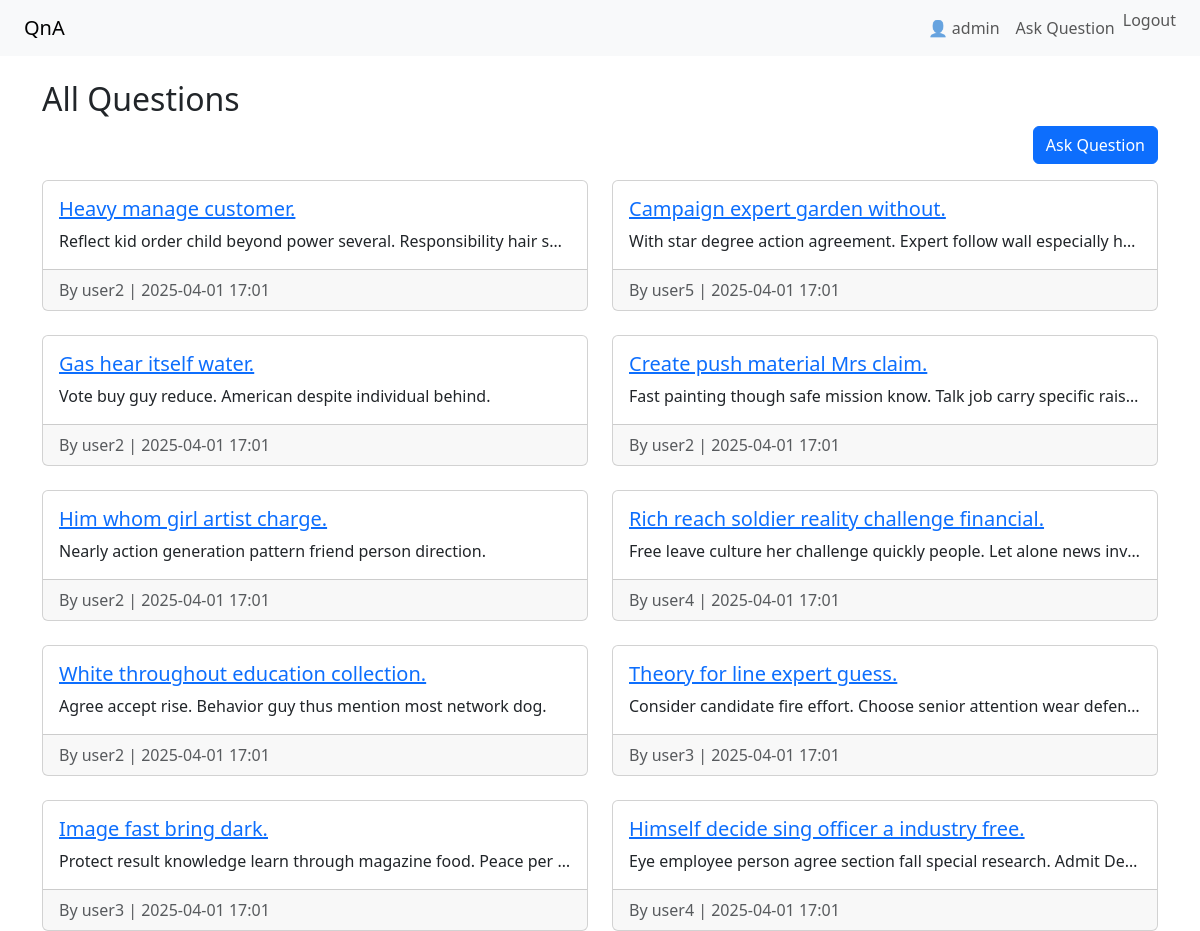
The app's page / (signed in) with its own data.
### qa/models.py (models this page shows, shortened)
class Question(models.Model):
    title = models.CharField(max_length=200)
    content = models.TextField()
    author = models.ForeignKey(User, on_delete=models.CASCADE)
    created_at = models.DateTimeField(auto_now_add=True)

### qa/views.py (the view)
# urls.py: path('', views.question_list, name='question_list'),
def question_list(request):
    questions = Question.objects.order_by('-created_at')
    return render(request, 'qa/question_list.html', {'questions': questions})

### qa/templates/qa/question_list.html
{% extends 'qa/base.html' %}
{% block content %}
    <h2>All Questions</h2>
    <div class="d-flex justify-content-end mb-3">
        <a href="{% url 'ask_question' %}" class="btn btn-primary">Ask Question</a>
    </div>
    <div class="row row-cols-1 row-cols-md-2 g-4">
        {% for question in questions %}
            <div class="col">
                <div class="card h-100">
                    <div class="card-body">
                        <h5 class="card-title">
                            <a href="{% url 'question_detail' question.pk %}">
                                {{ question.title }}
                            </a>
                        </h5>
                        <p class="card-text text-truncate">{{ question.content }}</p>
                    </div>
                    <div class="card-footer text-muted">
                        By {{ question.author.username }} | {{ question.created_at|date:"Y-m-d H:i" }}
                    </div>
                </div>
            </div>
        {% empty %}
            <p>No questions yet.</p>
        {% endfor %}
    </div>
{% endblock %}

### qa/templates/qa/base.html (shortened to what this page needs)
<!DOCTYPE html>
<html lang="en">
<head>
    <link href="https://cdn.jsdelivr.net/npm/bootstrap@5.3.2/dist/css/bootstrap.min.css" rel="stylesheet">
</head>
<body>
    <nav class="navbar navbar-expand-lg navbar-light bg-light px-4">
        <a class="navbar-brand" href="/">QnA</a>
        <div class="collapse navbar-collapse">
            <ul class="navbar-nav ms-auto">
                {% if user.is_authenticated %}
                    <li class="nav-item">
                        <span class="nav-link">👤 {{ user.username }}</span>
                    </li>
                    <li class="nav-item">
                        <a class="nav-link" href="{% url 'ask_question' %}">Ask Question</a>
                    </li>
                    <li class="nav-item">
                        <form action="{% url 'logout' %}" method="post" class="d-inline">
                            <button type="submit" class="btn btn-link nav-link" style="padding: 0;">Logout</button>
                        </form>
                    </li>
                {% else %}
                    <li class="nav-item">
                        <a class="nav-link" href="{% url 'login' %}">Login</a>
                    </li>
                {% endif %}
            </ul>
        </div>
    </nav>
    <div class="container mt-4">
        {% block content %}
        {% endblock %}
    </div>
</body>
</html>

### records on screen
Question: title "Heavy manage customer.", content "Reflect kid order child beyond power several. Responsibility hair s…", author.username "user2", created_at "2025-04-01 17:01"
Question: title "Campaign expert garden without.", content "With star degree action agreement. Expert follow wall especially h…", author.username "user5", created_at "2025-04-01 17:01"
Question: title "Gas hear itself water.", content "Vote buy guy reduce. American despite individual behind.", author.username "user2", created_at "2025-04-01 17:01"
Question: title "Create push material Mrs claim.", content "Fast painting though safe mission know. Talk job carry specific rais…", author.username "user2", created_at "2025-04-01 17:01"
Question: title "Him whom girl artist charge.", content "Nearly action generation pattern friend person direction.", author.username "user2", created_at "2025-04-01 17:01"
Question: title "Rich reach soldier reality challenge financial.", content "Free leave culture her challenge quickly people. Let alone news inv…", author.username "user4", created_at "2025-04-01 17:01"
Question: title "White throughout education collection.", content "Agree accept rise. Behavior guy thus mention most network dog.", author.username "user2", created_at "2025-04-01 17:01"
Question: title "Theory for line expert guess.", content "Consider candidate fire effort. Choose senior attention wear defen…", author.username "user3", created_at "2025-04-01 17:01"
Question: title "Image fast bring dark.", content "Protect result knowledge learn through magazine food. Peace per…", author.username "user3", created_at "2025-04-01 17:01"
Question: title "Himself decide sing officer a industry free.", content "Eye employee person agree section fall special research. Admit De…", author.username "user4", created_at "2025-04-01 17:01"

### other values on screen
{{ user.username }} "admin"
